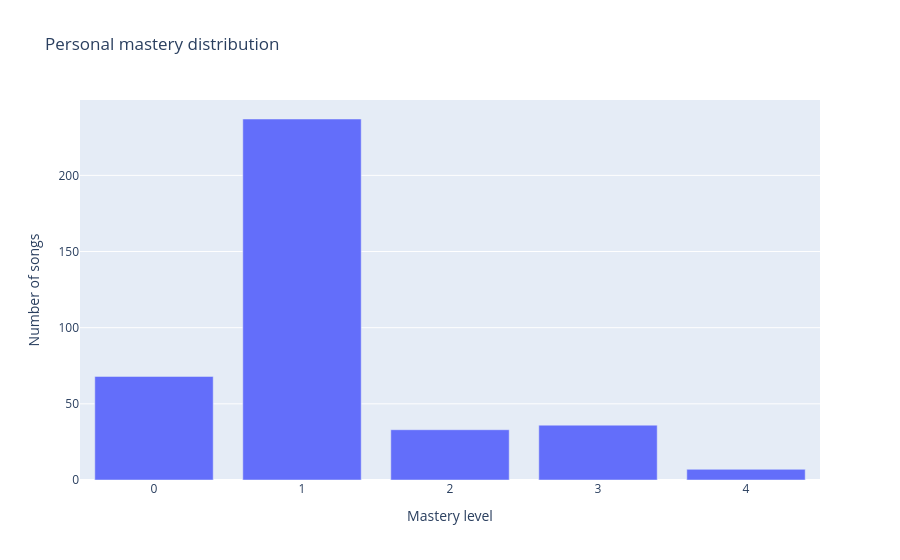

Here is the notebook cell this chart was saved with:
### Code cell
fig = px.bar(
    mastery_distribution,
    x="mastery_level",
    y="songs",
    title="Personal mastery distribution",
    labels={
        "mastery_level": "Mastery level",
        "songs": "Number of songs",
    },
)

fig.show()

### Figure 1 — Plotly figure (JSON) as saved in the notebook; plotly's stock layout.template omitted (floating-point values rounded to 4 significant figures)
{"data": [{"hovertemplate": "Mastery level=%{x}<br>Number of songs=%{y}<extra></extra>", "legendgroup": "", "marker": {"color": "#636efa", "pattern": {"shape": ""}}, "name": "", "orientation": "v", "showlegend": false, "textposition": "auto", "type": "bar", "x": [0, 1, 2, 3, 4], "xaxis": "x", "y": [68, 237, 33, 36, 7], "yaxis": "y"}], "layout": {"barmode": "relative", "legend": {"tracegroupgap": 0}, "title": {"text": "Personal mastery distribution"}, "xaxis": {"anchor": "y", "domain": [0, 1], "title": {"text": "Mastery level"}}, "yaxis": {"anchor": "x", "domain": [0, 1], "title": {"text": "Number of songs"}}}}
